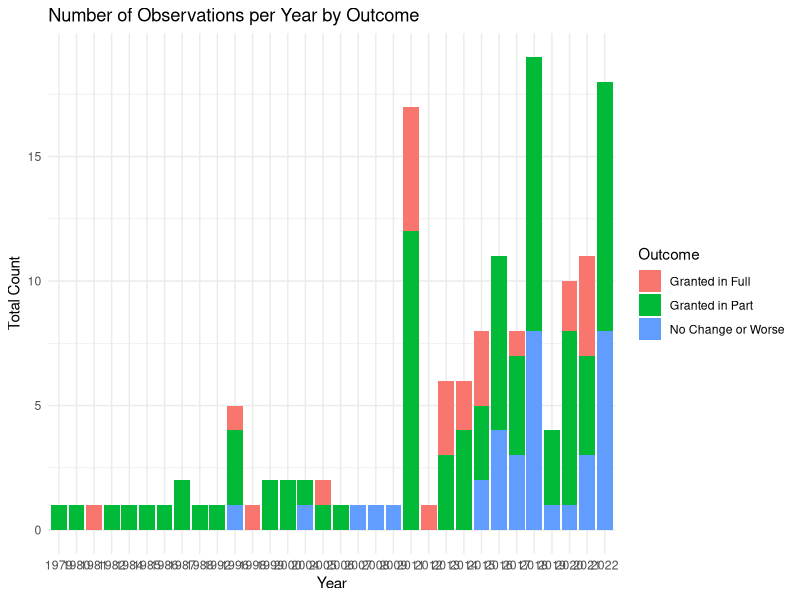
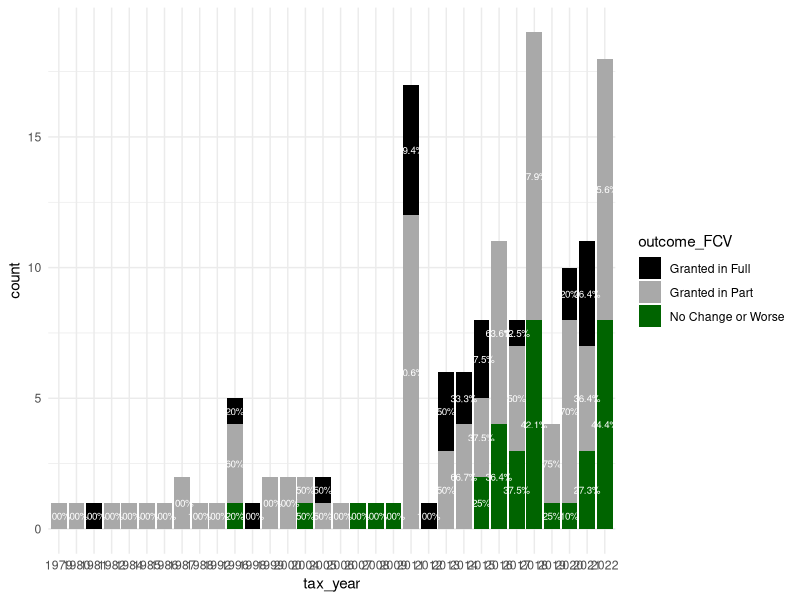
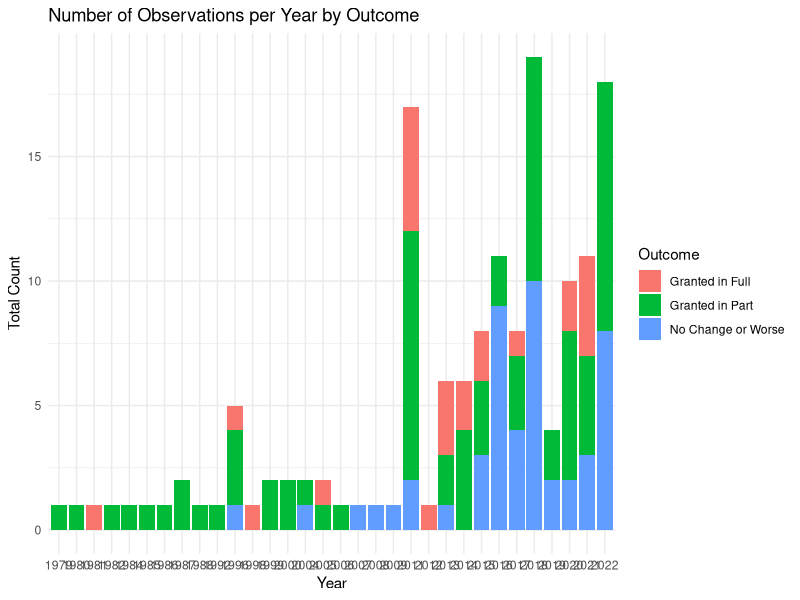
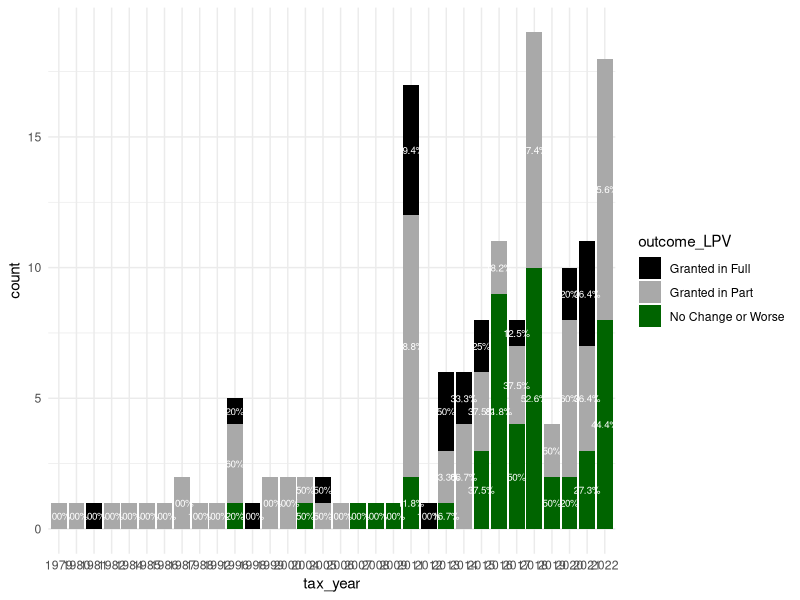

Write the R code that produced these figures, in order.

library(tidyverse)

# read data into tibble
petitions <- read_csv("Updated/Master_edited_new.csv")

# create identifier
petitions$ID <- 1:nrow(petitions)

# rename relevant columns
names(petitions)[1] <- 'include'
names(petitions)[3] <- 'tax_year'
names(petitions)[11] <- 'FCV_owner'
names(petitions)[12] <- 'LPV_owner'
names(petitions)[13] <- 'FCV_notice'
names(petitions)[14] <- 'LPV_notice'
names(petitions)[15] <- 'FCV_decision'
names(petitions)[16] <- 'LPV_decision'
names(petitions)[19] <- 'outcome'
names(petitions)[20] <- 'outcome_details'
names(petitions)[21] <- 'FCV_change'
names(petitions)[22] <- 'LPV_change'

petitions$tax_year = as.character(petitions$tax_year)
pet = subset(petitions,include == 1)

p2a <- ggplot(pet, aes(x = tax_year, fill = outcome_FCV)) + geom_bar(position = "stack") + theme_minimal()  
p2a <- p2a + labs(title = "Number of Observations per Year by Outcome",x = "Year",y = "Total Count",fill = "Outcome")

p2b <- ggplot(pet, aes(x = tax_year, fill = outcome_LPV)) + geom_bar(position = "stack") + theme_minimal()  
p2b <- p2b + labs(title = "Number of Observations per Year by Outcome",x = "Year",y = "Total Count",fill = "Outcome")

p2a2 <- ggplot(pet, aes(x = tax_year, fill = outcome_FCV)) + geom_bar(position = "stack") + theme_minimal() 
p2a2 <- p2a2 + geom_text(stat = "count", 
    aes(label = paste0(round(after_stat(count / tapply(..count.., ..x.., sum)[as.character(..x..)] * 100), 1), "%")),
    position = position_stack(vjust = 0.5), color = "white", size = 2.5)
p2a2 <- p2a2 + scale_fill_manual(values = c("No Change or Worse" = "darkgreen","Granted in Full" = "black","Granted in Part" = "darkgrey"))

p2b2 <- ggplot(pet, aes(x = tax_year, fill = outcome_LPV)) + geom_bar(position = "stack") + theme_minimal() 
p2b2 <- p2b2 + geom_text(stat = "count", 
                         aes(label = paste0(round(after_stat(count / tapply(..count.., ..x.., sum)[as.character(..x..)] * 100), 1), "%")),
                         position = position_stack(vjust = 0.5), color = "white", size = 2.5)
p2b2 <- p2b2 + scale_fill_manual(values = c("No Change or Worse" = "darkgreen","Granted in Full" = "black","Granted in Part" = "darkgrey"))

